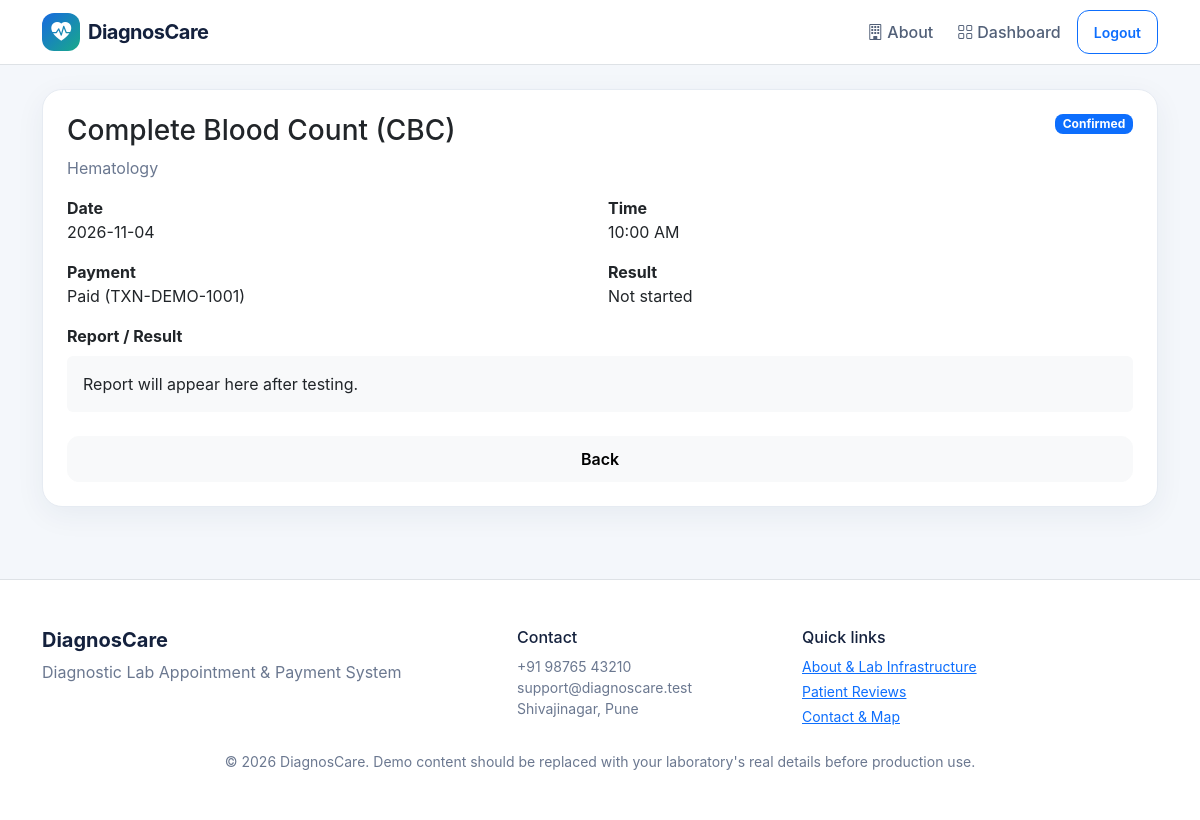
/patient/appointment.php?id=1 (signed in), run on the app's committed database.
### tables this page shows
CREATE TABLE appointments (
    id INT AUTO_INCREMENT PRIMARY KEY,
    patient_id INT NOT NULL,
    test_id INT NOT NULL,
    technician_id INT NULL,
    appointment_date DATE NOT NULL,
    appointment_time TIME NOT NULL,
    status ENUM('Booked','Confirmed','Arrived','In Progress','Completed','Cancelled') DEFAULT 'Booked',
    notes VARCHAR(255),
    created_at TIMESTAMP DEFAULT CURRENT_TIMESTAMP,
    FOREIGN KEY (patient_id) REFERENCES users(id) ON DELETE CASCADE,
    FOREIGN KEY (test_id) REFERENCES diagnostic_tests(id) ON DELETE RESTRICT,
    FOREIGN KEY (technician_id) REFERENCES users(id) ON DELETE SET NULL,
    UNIQUE KEY unique_patient_slot (patient_id, appointment_date, appointment_time)
);

CREATE TABLE diagnostic_tests (
    id INT AUTO_INCREMENT PRIMARY KEY,
    name VARCHAR(120) NOT NULL,
    category VARCHAR(80) NOT NULL,
    description TEXT,
    price DECIMAL(10,2) NOT NULL DEFAULT 0,
    duration_minutes INT NOT NULL DEFAULT 30,
    created_at TIMESTAMP DEFAULT CURRENT_TIMESTAMP
);

CREATE TABLE payments (
    id INT AUTO_INCREMENT PRIMARY KEY,
    appointment_id INT NOT NULL UNIQUE,
    amount DECIMAL(10,2) NOT NULL,
    method ENUM('UPI','Card','Cash') NOT NULL,
    transaction_id VARCHAR(80) NOT NULL UNIQUE,
    status ENUM('Pending','Paid','Failed','Refunded') DEFAULT 'Pending',
    paid_at TIMESTAMP NULL,
    created_at TIMESTAMP DEFAULT CURRENT_TIMESTAMP,
    FOREIGN KEY (appointment_id) REFERENCES appointments(id) ON DELETE CASCADE
);

### config/app.php (called while the page is built, shortened)
<?php
function e($value) { return htmlspecialchars((string)$value, ENT_QUOTES, 'UTF-8'); }

### patient/appointment.php (the view)
<?php
require '../config/app.php'; require_role('patient');$title='Appointment Details';$basePath='../';$id=(int)($_GET['id']??0);$uid=user()['id'];
$st=$pdo->prepare("SELECT a.*,t.name test_name,t.category,t.description,t.price,p.method,p.transaction_id,p.status payment_status,r.result_text,r.result_status FROM appointments a JOIN diagnostic_tests t ON t.id=a.test_id LEFT JOIN payments p ON p.appointment_id=a.id LEFT JOIN test_results r ON r.appointment_id=a.id WHERE a.id=? AND a.patient_id=?");$st->execute([$id,$uid]);$a=$st->fetch();if(!$a)exit('Appointment not found.');
require '../partials/header.php'; if(isset($_GET['paid'])): ?><div class="alert alert-success"><i class="bi bi-check-circle me-2"></i>Payment verified successfully.</div><?php endif; ?>
<div class="card p-4"><div class="d-flex justify-content-between"><div><h3><?=e($a['test_name'])?></h3><p class="text-muted"><?=e($a['category'])?></p></div><span class="badge text-bg-primary align-self-start"><?=e($a['status'])?></span></div>
<div class="row g-3"><div class="col-md-6"><strong>Date</strong><br><?=e($a['appointment_date'])?></div><div class="col-md-6"><strong>Time</strong><br><?=date('h:i A',strtotime($a['appointment_time']))?></div><div class="col-md-6"><strong>Payment</strong><br><?=e($a['payment_status']??'Pending')?> <?=!empty($a['transaction_id'])?'('.e($a['transaction_id']).')':''?></div><div class="col-md-6"><strong>Result</strong><br><?=e($a['result_status']??'Not started')?></div><div class="col-12"><strong>Report / Result</strong><div class="bg-light rounded p-3 mt-2"><?=nl2br(e($a['result_text']??'Report will appear here after testing.'))?></div></div></div>
<a class="btn btn-light mt-4" href="dashboard.php">Back</a></div>
<?php require '../partials/footer.php'; ?>

### assets/css/style.css (style rules this page uses)
:root { --primary:#1769e0;--primary2:#0b4fbd;--ink:#14213d;--muted:#6b7890;--bg:#f4f7fb;--line:#e6ebf2 }
* { box-sizing:border-box }
html { scroll-behavior:smooth }
body { background:var(--bg);color:var(--ink);font-family:Inter,system-ui,-apple-system,"Segoe UI",sans-serif }
.card { border:1px solid var(--line);border-radius:20px;box-shadow:0 8px 30px rgba(25,45,80,.06);background:#fff }
.text-muted { color:var(--muted)!important }
.btn { border-radius:12px;font-weight:600;padding:.65rem 1rem }
.badge { border-radius:8px }
body { overflow-x:hidden }

### data on the page
appointments: test.name "Complete Blood Count (CBC)", test.category "Hematology", status "Confirmed", appointment_date "2026-11-04", appointment_time "10:00 AM", payments.status "Paid", payments.transaction_id "TXN-DEMO-1001"

### other printed values
$a['result_status'] "Not started"
$a['result_text'] "Report will appear here after testing."
